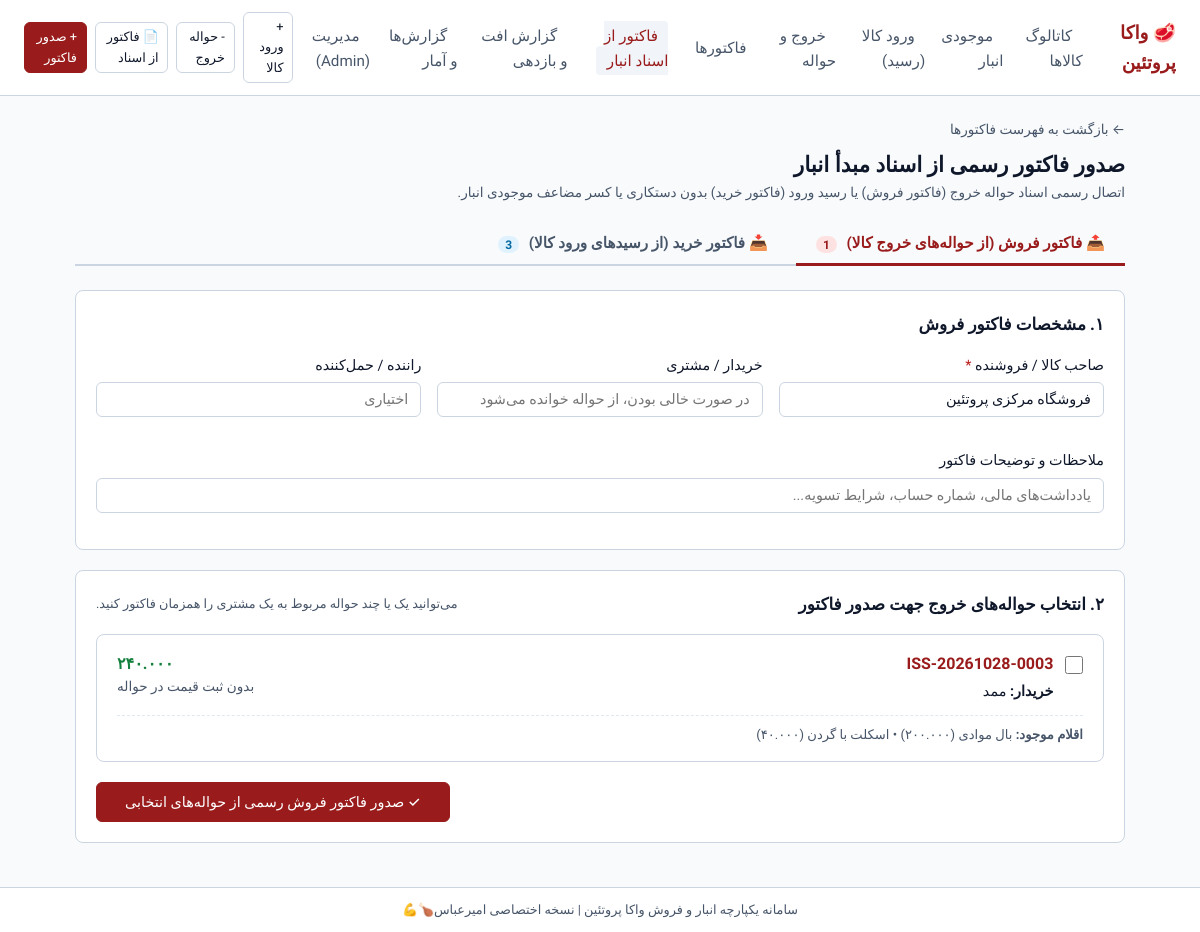
Screenshot of /invoices/from-source/ with the database file from the repository.
### sales/models.py (models this page shows, shortened)
class GoodsIssue(models.Model):
    document_number = models.CharField(
        max_length=32,
        unique=True,
        verbose_name="شماره سند خروج"
    )
    idempotency_key = models.CharField(
        max_length=64,
        unique=True,
        null=True,
        blank=True,
        verbose_name="کلید یکتایی درخواست"
    )
    invoice = models.ForeignKey(
        'Invoice',
        on_delete=models.PROTECT,
        null=True,
        blank=True,
        related_name='source_issues',
        verbose_name="فاکتور متناظر"
    )
    date_time = models.DateTimeField(auto_now_add=True, verbose_name="تاریخ و زمان خروج")
    document_date = models.DateField(default=timezone.localdate, verbose_name="تاریخ سند خروج")
    product = models.ForeignKey(
        Product,
        on_delete=models.PROTECT,
        related_name='issues',
        null=True,
        blank=True,
        verbose_name="کالای خروجی (پیش‌فرض/تک‌قلمی)"
    )
    gross_weight_kg = models.DecimalField(
        max_digits=10,
        decimal_places=3,
        null=True,
        blank=True,
        verbose_name="وزن ناخالص باسکول (کیلوگرم)"
    )
    total_tare_weight_kg = models.DecimalField(
        max_digits=10,
        decimal_places=3,
        default=Decimal('0.000'),
        verbose_name="مجموع وزن پارسنگ (کیلوگرم)"
    )
    net_weight_kg = models.DecimalField(
        max_digits=10,
        decimal_places=3,
        null=True,
        blank=True,
        verbose_name="وزن خالص کالا (کیلوگرم)"
    )
    total_gross_weight_kg = models.DecimalField(
        max_digits=10,
        decimal_places=3,
        null=True,
        blank=True,
        verbose_name="مجموع وزن ناخالص (کیلوگرم)"
    )
    total_net_weight_kg = models.DecimalField(
        max_digits=10,
        decimal_places=3,
        null=True,
        blank=True,
        verbose_name="مجموع وزن خالص (کیلوگرم)"
    )
    total_amount_rial = models.PositiveBigIntegerField(
        null=True,
        blank=True,
        verbose_name="مجموع مبلغ کل به ریال"
    )
    goods_owner_name = models.CharField(max_length=128, verbose_name="نام صاحب کالا")
    recipient_name = models.CharField(max_length=128, verbose_name="نام خریدار / تحویل‌گیرنده")
    driver_name = models.CharField(max_length=128, blank=True, verbose_name="نام راننده / حمل‌کننده")
    destination_address = models.CharField(max_length=256, blank=True, verbose_name="مقصد / نشانی")
    issue_reason = models.CharField(
        max_length=16,
        choices=GoodsIssueReason.choices,
        default=GoodsIssueReason.SALE,
        verbose_name="علت خروج"
    )
    unit_price_rial = models.PositiveBigIntegerField(
        null=True,
        blank=True,
        verbose_name="قیمت واحد به ریال (در صورت معامله مالی)"
    )
    line_total_rial = models.PositiveBigIntegerField(
        null=True,
        blank=True,
        verbose_name="مبلغ کل خروج به ریال"
    )
    operator = models.ForeignKey(
        User,
        on_delete=models.SET_NULL,
        null=True,
        blank=True,
        related_name='issues_handled',
        verbose_name="کاربر ثبت‌کننده"
    )
    operator_name = models.CharField(max_length=64, blank=True, verbose_name="نام متصدی")
    remarks = models.TextField(blank=True, verbose_name="ملاحظات")
    status = models.CharField(
        max_length=16,
        choices=DocumentStatus.choices,
        default=DocumentStatus.DRAFT,
        verbose_name="وضعیت سند"
    )
    class Meta:
        verbose_name = "حواله خروج کالا"
        verbose_name_plural = "حواله‌های خروج کالا"
        ordering = ['-date_time', '-id']
    @property
    def aggregate_net_weight(self):
        if self.total_net_weight_kg is not None:
            return self.total_net_weight_kg
        return self.net_weight_kg or Decimal('0.000')
    @property
    def aggregate_total_amount(self):
        if self.total_amount_rial is not None:
            return self.total_amount_rial
        return self.line_total_rial or 0

class GoodsIssueItem(models.Model):
    goods_issue = models.ForeignKey(
        GoodsIssue,
        on_delete=models.CASCADE,
        related_name='items',
        verbose_name="حواله خروج مربوطه"
    )
    product = models.ForeignKey(
        Product,
        on_delete=models.PROTECT,
        related_name='issue_items',
        verbose_name="کالای خروجی"
    )
    gross_weight_kg = models.DecimalField(
        max_digits=10,
        decimal_places=3,
        verbose_name="وزن ناخالص باسکول (کیلوگرم)"
    )
    total_tare_weight_kg = models.DecimalField(
        max_digits=10,
        decimal_places=3,
        default=Decimal('0.000'),
        verbose_name="مجموع وزن پارسنگ (کیلوگرم)"
    )
    net_weight_kg = models.DecimalField(
        max_digits=10,
        decimal_places=3,
        verbose_name="وزن خالص کالا (کیلوگرم)"
    )
    unit_price_rial = models.PositiveBigIntegerField(
        null=True,
        blank=True,
        verbose_name="قیمت واحد به ریال"
    )
    line_total_rial = models.PositiveBigIntegerField(
        null=True,
        blank=True,
        verbose_name="مبلغ کل ردیف به ریال"
    )
    remarks = models.CharField(
        max_length=256,
        blank=True,
        verbose_name="ملاحظات سطر"
    )
    class Meta:
        verbose_name = "سطر حواله خروج کالا"
        verbose_name_plural = "سطرهای حواله خروج کالا"
        ordering = ['id']

### products/models.py (models this page shows, shortened)
class Product(models.Model):
    UNIT_CHOICES = [
        ('kg', 'کیلوگرم'),
        ('pack', 'بسته'),
        ('piece', 'عدد'),
    ]
    name = models.CharField(max_length=128, verbose_name="نام کالا")
    code = models.CharField(
        max_length=32,
        unique=True,
        null=True,
        blank=True,
        verbose_name="کد کالا (اختیاری)"
    )
    category = models.ForeignKey(
        Category,
        on_delete=models.PROTECT,
        related_name='products',
        verbose_name="دسته‌بندی"
    )
    unit = models.CharField(
        max_length=16,
        choices=UNIT_CHOICES,
        default='kg',
        verbose_name="واحد سنجش"
    )
    price_per_unit_rial = models.PositiveBigIntegerField(
        null=True,
        blank=True,
        verbose_name="قیمت پایه واحد به ریال (اختیاری)"
    )
    is_active = models.BooleanField(default=True, verbose_name="وضعیت فعال")
    description = models.TextField(blank=True, verbose_name="توضیحات قطعه")
    parent = models.ForeignKey(
        'self',
        on_delete=models.SET_NULL,
        null=True,
        blank=True,
        related_name='child_products',
        verbose_name="کالای والد (دسته‌بندی اصلی)"
    )
    is_parent = models.BooleanField(
        default=False,
        verbose_name="کالای والد است"
    )
    created_at = models.DateTimeField(auto_now_add=True, verbose_name="تاریخ ایجاد")
    updated_at = models.DateTimeField(auto_now=True, verbose_name="تاریخ ویرایش")
    class Meta:
        verbose_name = "کالا"
        verbose_name_plural = "کالاها"
        ordering = ['category', 'name']

### sales/views.py (the view, shortened to what this page needs)
# urls.py: path('invoices/from-source/', views.invoice_from_source_view, name='invoice_from_source'),
def invoice_from_source_view(request):
    uninvoiced_issues = GoodsIssue.objects.filter(
        invoice__isnull=True,
        status=DocumentStatus.FINALIZED
    ).prefetch_related('items__product', 'product').order_by('-date_time')
    uninvoiced_receipts = GoodsReceipt.objects.filter(
        invoice__isnull=True,
        status=DocumentStatus.FINALIZED
    ).prefetch_related('items__product').select_related('product', 'product__category').order_by('-date_time')
    context = {
        'uninvoiced_issues': uninvoiced_issues,
        'uninvoiced_receipts': uninvoiced_receipts,
        'active_tab': request.GET.get('tab', 'sales'),
    }
    return render(request, 'sales/invoice_from_source.html', context)

### templates/sales/invoice_from_source.html (shortened to what this page needs)
{% extends "base.html" %}
{% load jalali_tags %}
{% block content %}
<div style="max-width: 1050px; margin: 0 auto;">
    <div style="margin-bottom: 1.25rem;">
        <a href="{% url 'invoice_list' %}" style="color: var(--text-muted); font-size: 0.85rem; text-decoration: none;">
            ← بازگشت به فهرست فاکتورها
        </a>
        <h1 style="font-size: 1.35rem; font-weight: 700; color: var(--text-main); margin-top: 0.35rem;">
            صدور فاکتور رسمی از اسناد مبدأ انبار
        </h1>
        <p style="font-size: 0.85rem; color: var(--text-muted);">
            اتصال رسمی اسناد حواله خروج (فاکتور فروش) یا رسید ورود (فاکتور خرید) بدون دستکاری یا کسر مضاعف موجودی انبار.
        </p>
    </div>
    <div class="tab-nav">
        <button type="button" class="tab-btn {% if active_tab != 'purchase' %}active{% endif %}" data-target="tab-sales">
            📤 فاکتور فروش (از حواله‌های خروج کالا)
            <span style="font-size: 0.75rem; background: #fee2e2; color: #991b1b; padding: 0.1rem 0.45rem; border-radius: 10px; margin-right: 0.35rem;">
                {{ uninvoiced_issues.count }}
            </span>
        </button>
        <button type="button" class="tab-btn {% if active_tab == 'purchase' %}active{% endif %}" data-target="tab-purchase">
            📥 فاکتور خرید (از رسیدهای ورود کالا)
            <span style="font-size: 0.75rem; background: #e0f2fe; color: #0369a1; padding: 0.1rem 0.45rem; border-radius: 10px; margin-right: 0.35rem;">
                {{ uninvoiced_receipts.count }}
            </span>
        </button>
    </div>
    <div id="tab-sales" class="tab-pane {% if active_tab != 'purchase' %}active{% endif %}">
        <form method="POST">
            <div style="background-color: var(--bg-surface); border: 1px solid var(--border-color); border-radius: 8px; padding: 1.25rem; margin-bottom: 1.25rem;">
                <h2 style="font-size: 1.05rem; font-weight: 700; margin-bottom: 1rem; color: var(--text-main);">
                    ۱. مشخصات فاکتور فروش
                </h2>
                <div style="display: grid; grid-template-columns: 1fr 1fr 1fr; gap: 1rem;">
                    <div class="form-group">
                        <label class="form-label">صاحب کالا / فروشنده <span style="color: var(--danger);">*</span></label>
                        <input type="text" name="goods_owner_name" class="form-input" value="فروشگاه مرکزی پروتئین" required>
                    </div>
                    <div class="form-group">
                        <label class="form-label">خریدار / مشتری</label>
                        <input type="text" name="buyer_or_supplier_name" class="form-input" placeholder="در صورت خالی بودن، از حواله خوانده می‌شود">
                    </div>
                    <div class="form-group">
                        <label class="form-label">راننده / حمل‌کننده</label>
                        <input type="text" name="driver_name" class="form-input" placeholder="اختیاری">
                    </div>
                    <div class="form-group" style="grid-column: span 3;">
                        <label class="form-label">ملاحظات و توضیحات فاکتور</label>
                        <input type="text" name="remarks" class="form-input" placeholder="یادداشت‌های مالی، شماره حساب، شرایط تسویه...">
                    </div>
                </div>
            </div>
            <div style="background-color: var(--bg-surface); border: 1px solid var(--border-color); border-radius: 8px; padding: 1.25rem; margin-bottom: 1.5rem;">
                <div style="display: flex; justify-content: space-between; align-items: center; margin-bottom: 1rem;">
                    <h2 style="font-size: 1.05rem; font-weight: 700; color: var(--text-main);">
                        ۲. انتخاب حواله‌های خروج جهت صدور فاکتور
                    </h2>
                    <span style="font-size: 0.8rem; color: var(--text-muted);">
                        می‌توانید یک یا چند حواله مربوط به یک مشتری را همزمان فاکتور کنید.
                    </span>
                </div>
                {% for iss in uninvoiced_issues %}
                <div class="source-card">
                    <div style="display: flex; justify-content: space-between; align-items: flex-start; gap: 1rem;">
                        <div style="display: flex; gap: 0.75rem; align-items: flex-start;">
                            <input type="checkbox" name="selected_issues" value="{{ iss.id }}" id="iss-chk-{{ iss.id }}" style="margin-top: 0.35rem; width: 1.1rem; height: 1.1rem; cursor: pointer;">
                            <div>
                                <label for="iss-chk-{{ iss.id }}" style="cursor: pointer; font-weight: 700; font-size: 1rem; color: #991b1b;" class="tabular-nums">
                                    {{ iss.document_number }}
                                </label>
                                <div style="font-size: 0.9rem; margin-top: 0.25rem;">
                                    <strong>خریدار:</strong> {{ iss.recipient_name }}
                                </div>
                            </div>
                        </div>
                        <div style="text-align: left;">
                            <div style="font-size: 1rem; font-weight: 700; color: #15803d;" class="tabular-nums">
                                {{ iss.aggregate_net_weight|format_weight_kg }}
                            </div>
                            <div style="font-size: 0.85rem; color: var(--text-muted);" class="tabular-nums">
                                {% if iss.aggregate_total_amount %}
                                    {{ iss.aggregate_total_amount|toman_display }}
                                {% else %}
                                    بدون ثبت قیمت در حواله
                                {% endif %}
                            </div>
                        </div>
                    </div>
                    <div style="margin-top: 0.75rem; padding-top: 0.5rem; border-top: 1px dashed var(--border-subtle); font-size: 0.82rem; color: var(--text-muted);">
                        {% if iss.items.exists %}
                            <strong>اقلام موجود:</strong>
                            {% for item in iss.items.all %}
                                {{ item.product.name }} ({{ item.net_weight_kg|format_weight_kg }}){% if not forloop.last %} • {% endif %}
                            {% endfor %}
                        {% elif iss.product %}
                            <strong>کالا:</strong> {{ iss.product.name }} ({{ iss.aggregate_net_weight|format_weight_kg }})
                        {% endif %}
                    </div>
                </div>
                {% empty %}
                <div style="text-align: center; padding: 2rem; color: var(--text-muted);">
                    هیچ حواله خروج فاکتور‌نشده‌ای در سیستم وجود ندارد.
                </div>
                {% endfor %}
                {% if uninvoiced_issues.exists %}
                <div style="display: flex; justify-content: flex-end; margin-top: 1.25rem;">
                    <button type="submit" class="btn btn-primary" style="padding: 0.6rem 1.75rem;">
                        ✓ صدور فاکتور فروش رسمی از حواله‌های انتخابی
                    </button>
                </div>
                {% endif %}
            </div>
        </form>
    </div>
</div>
{% endblock %}

### rows the page displays
GoodsIssue: document_number "ISS-20261028-0003", recipient_name "ممد", aggregate_net_weight "۲۴۰.۰۰۰", shows "بدون ثبت قیمت در حواله"
GoodsIssueItem: product.name "بال موادی", net_weight_kg "۲۰۰.۰۰۰"
GoodsIssueItem: product.name "اسکلت با گردن", net_weight_kg "۴۰.۰۰۰"

### other values shown
{{ uninvoiced_issues.count }} "1"
{{ uninvoiced_receipts.count }} "3"
